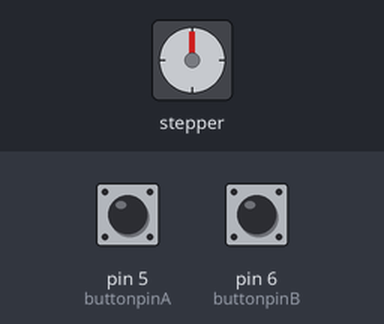
This sketch was run on a simulated Arduino Uno, built with avr-gcc and run on an emulated ATmega328P. Parts: stepper motor. Inputs (shaded band) come from the test bench; at power-on: pin 5 (buttonpinA) HIGH, pin 6 (buttonpinB) HIGH. Stepper angles assume 200 steps per turn.

Above: at 0.2 s.
Timing chart, 0 to 1.7 s (numbered marks = the images above):
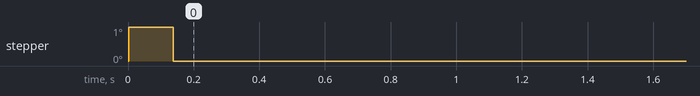

Measured:
- by itself, stepper: goes 1° 0.14 s, then 0°

The sketch:

STEPPER_MOTOR_TEST_WITH_BUTTON.ino
```cpp
#include <AccelStepper.h>
#include <Button.h>

int dirpin = 2;
int steppin = 3;
int buttonpinA = 5;
int buttonpinB = 6;

int speed = 400;


#define motorinterfacetype 1

Button buttonA = Button(buttonpinA, BUTTON_PULLUP);
Button buttonB = Button(buttonpinB, BUTTON_PULLUP);

AccelStepper mystepper(motorinterfacetype, steppin, dirpin);

void setup(){
//  pinMode(potpin, INPUT);

  mystepper.setMaxSpeed(1000);
  mystepper.setAcceleration(50);
  mystepper.setSpeed(speed);
}

void loop(){

  if(buttonA.isPressed()){
    mystepper.move(200);
  }

  if(buttonB.isPressed()){
    mystepper.move(-200);
  }

  mystepper.run();
}
```
